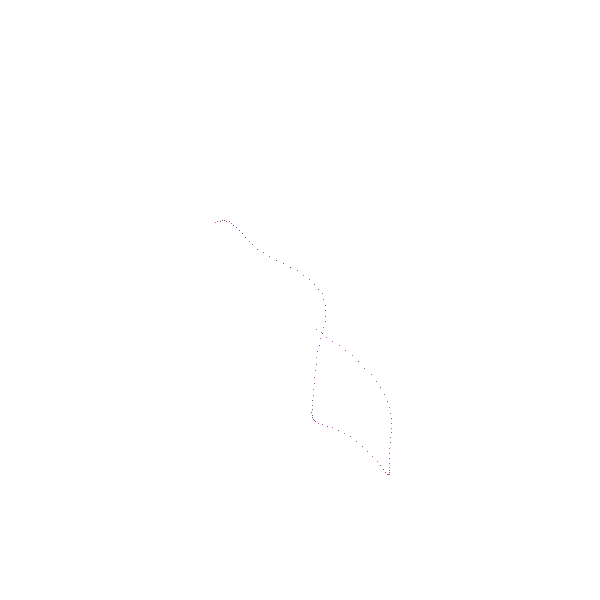
Frame 1 (no input)
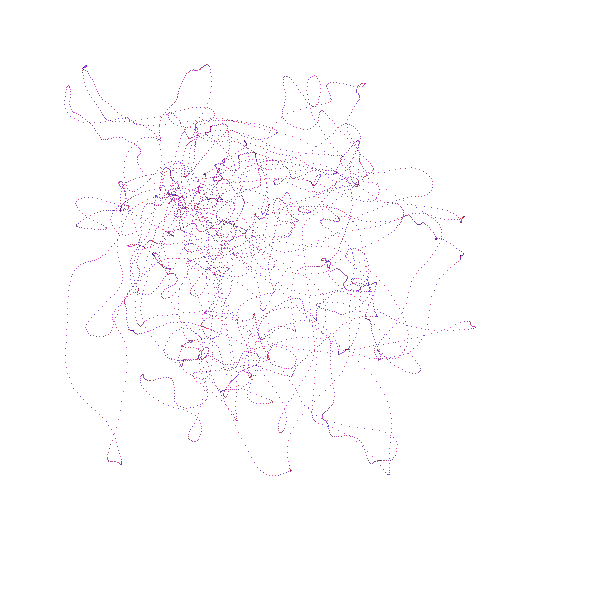
Frame 60 (the mouse pressed at the canvas centre just before this capture)
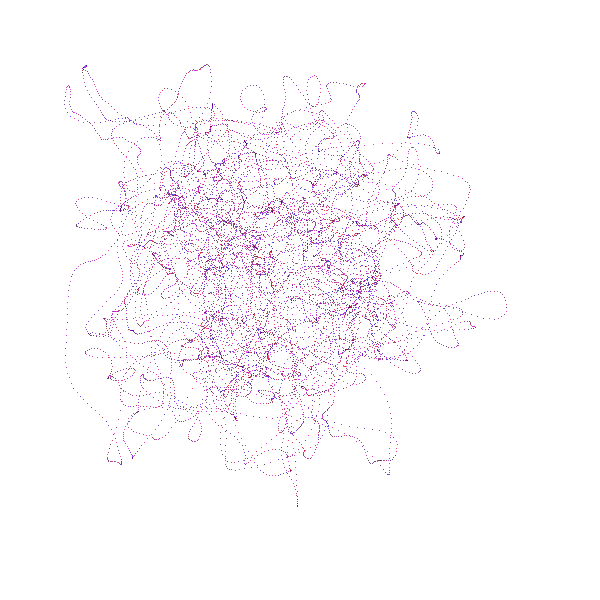
Frame 120 (the mouse held since frame 60 and released just before this capture)

The Processing sketch that drew these frames (run headless with seeded random() and noise(); from frame 60 on, the mouse is pressed at the canvas centre):

// Processing sketch: random_walk
// ── random_walk.pde
Particle p;
float time = 0;

void setup() {
  size(600, 600);
  background(255);

  p = new Particle();
}

void draw() {
  //perlin noise
  //background(0);
  //fill(255);
  //time = time + 0.01;

  //float x = noise(time);
  //x = map(x, 0, 1, 0, width);
  //ellipse(x, height/2, 40, 40);
  
  //random walk
  for (int i=0; i<100; i++) {
    p.walk();
    p.display();
  }
}

// ── Particle.pde
class Particle {
  float x, y;
  float tx, ty;

  Particle() {
    //translate(width/2, height/2);
    x = width/2;
    y = height/2;
    tx = random(5);
    ty = random(5);
  }

  void walk() {
    //perlin noise
    tx = tx + 0.01;
    ty = ty + 0.01;    
    x = noise(tx);
    y = noise(ty);

    x = map(x, 0, 1, 0, width);
    y = map(y, 0, 1, 0, height);

    //int choice = int(random(4));
    //if (choice == 1) {
    //  x++;
    //} else if (choice == 2) {
    //  x--;
    //} else if (choice == 0) {
    //  y++;
    //} else {
    //  y--;
    //}

    //x = constrain(x, 0, width-1);
    //y = constrain(y, 0, height-1);
  }

  void display() {
    color c = color(random(255), 0, random(255));
    stroke(c);
    point(x, y);
    //println(x, y);
  }
}
